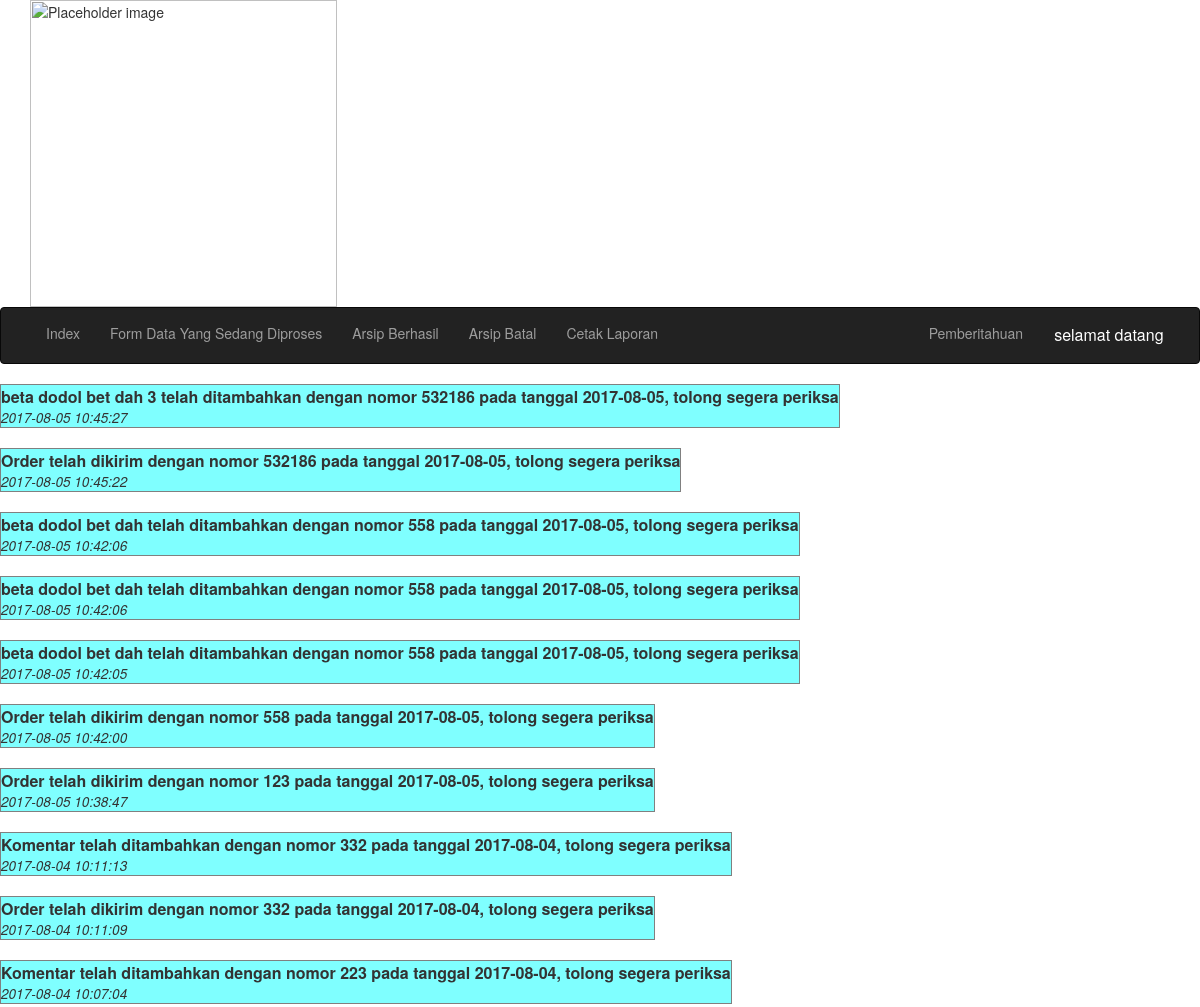
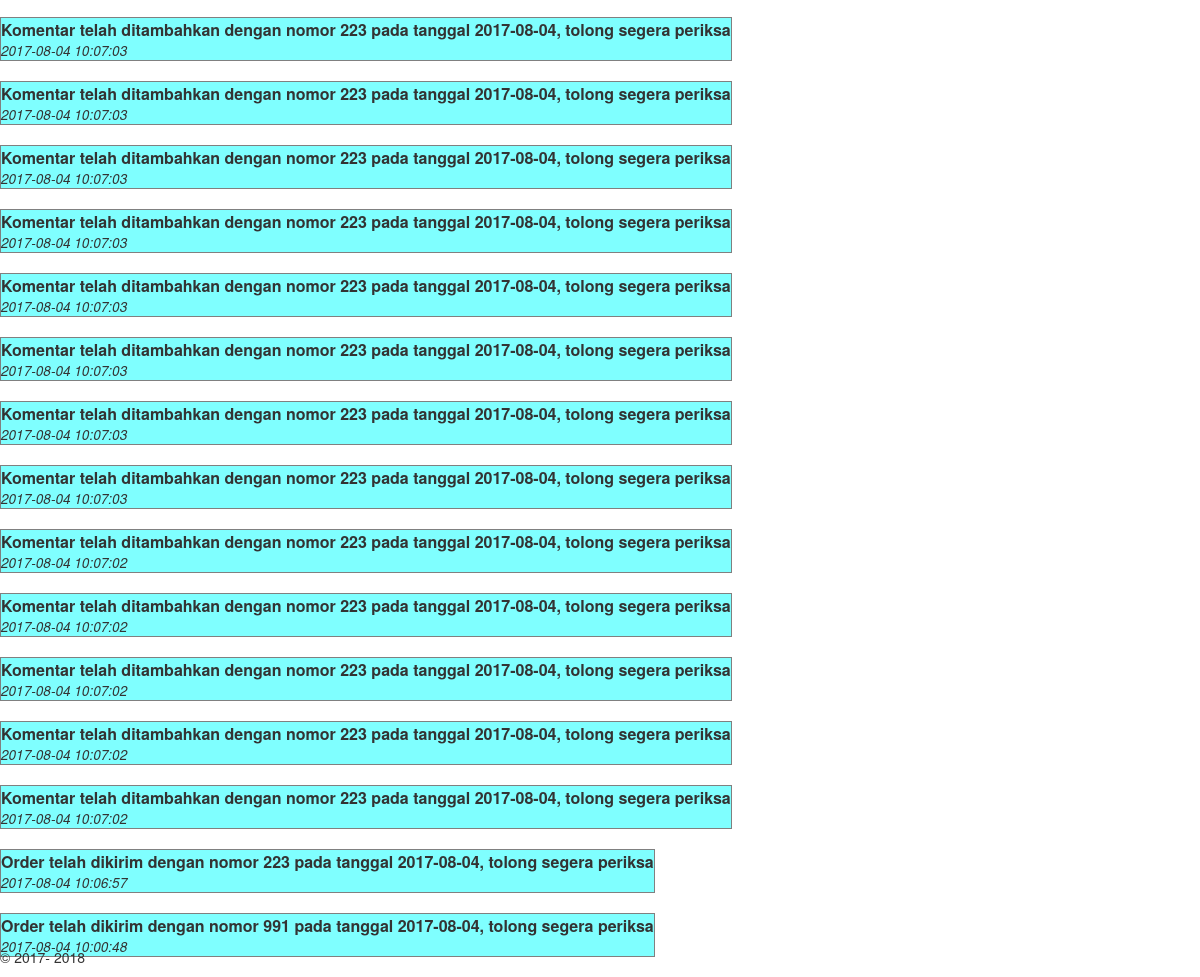
The page /Optimags/showall.php on the database its author committed (2 pictures, top to bottom).
### tables this page shows
CREATE TABLE `notif` (
  `no` int(11) NOT NULL AUTO_INCREMENT,
  `no_ccann` varchar(20) NOT NULL,
  `id` varchar(10) NOT NULL,
  `komentar` longtext NOT NULL,
  `waktu` timestamp NOT NULL DEFAULT CURRENT_TIMESTAMP ON UPDATE CURRENT_TIMESTAMP,
  `jenis` varchar(1) NOT NULL,
  `S_P` int(1) NOT NULL,
  `S_V` int(11) NOT NULL,
  `S_C` int(11) NOT NULL,
  PRIMARY KEY (`no`)
);

### Optimags/showall.php (the view, shortened to what this page needs)
<?php
$namamu = $_SESSION[ 'usernamel' ];
$namamu = ucwords( strtolower( $namamu ) );
?>
<html>
<head>
	<link rel="stylesheet" href="../css/bootstrap-3.3.7.css"/>
	<link href="../css/style.css" rel="stylesheet" type="text/css">
</head>
<body>
	<div class="container">
		<img src="../images/Logo-Telkom-Indonesia-transparent-background.png" alt="Placeholder image" width="307" class="img-responsive">
	</div>
	<nav class="navbar navbar-inverse">
		<div class="container-fluid">
			<div class="collapse navbar-collapse" id="inverseNavbar1">
			<ul class="nav navbar-nav">
				<li>
					<a href=Index.php>Index</a>
				</li>
				<li>
					<a href=Arsip.php>Form Data Yang Sedang Diproses</a>
				</li>
				<li>
					<a href=Arsipccan.php>Arsip Berhasil</a>
				</li>
				<li>
					<a href=Arsip_cancel.php>Arsip Batal</a>
				</li>
				<li>
					<a href=laporan_3.php>Cetak Laporan</a>
				</li>
			</ul>
			<ul class="nav navbar-nav navbar-right">
				<li class="dropdown">
					<a href="#" class="dropdown-toggle" data-toggle="dropdown"><span class="label label-pill label-danger count"></span>Pemberitahuan</a>
				</li>
				<div class="dropdown">
					<button class="dropbtn">selamat datang&nbsp;<?php echo $namamu; ?></button>
				</div>
			</ul>
		</div>
		</div>
	</nav>
	<?php
	$querys = "SELECT * FROM notif WHERE id != 'Optima Gs' ORDER BY waktu DESC, no_ccann DESC";
	$results = mysql_query( $querys );
	while ( $row = mysql_fetch_array( $results ) ) {
		echo'
		<a href="Detail.php?ni=' . $row[ "no_ccann" ] . '"  target="_blank">
		<Table rules="none" border="1" style="background-color: rgba(0,255,255, .5);">
		<tr>
		<Td>
		<strong> '. $row[ "komentar" ] .' </strong><br/>
		<small><em>' . $row[ "waktu" ] . '</em></small>
		</td>
		</tr>
		</table>
		</a>
		<br/>
		';
	}
	?>
	<footer>&copy; 2017-
		<?php echo date("Y");?>
	</footer>
</body>
</html>

### css/style.css (style rules this page uses)
body footer { position: fixed; left: 0px; bottom: 0px; height: 30px; width: 100%; }
.dropbtn { background-color: #222222; color: white; padding: 16px; font-size: 16px; border: none; cursor: pointer; }
.dropdown { position: relative; display: inline-block; }

### rows shown on the page
notif: komentar "beta dodol bet dah 3 telah ditambahkan dengan nomor 532186 pada tanggal 2017-08-05, tolong segera periksa", waktu "2017-08-05 10:45:27"
notif: komentar "Order telah dikirim dengan nomor 532186 pada tanggal 2017-08-05, tolong segera periksa", waktu "2017-08-05 10:45:22"
notif: komentar "beta dodol bet dah telah ditambahkan dengan nomor 558 pada tanggal 2017-08-05, tolong segera periksa", waktu "2017-08-05 10:42:06"
notif: komentar "beta dodol bet dah telah ditambahkan dengan nomor 558 pada tanggal 2017-08-05, tolong segera periksa", waktu "2017-08-05 10:42:06"
notif: komentar "beta dodol bet dah telah ditambahkan dengan nomor 558 pada tanggal 2017-08-05, tolong segera periksa", waktu "2017-08-05 10:42:05"
notif: komentar "Order telah dikirim dengan nomor 558 pada tanggal 2017-08-05, tolong segera periksa", waktu "2017-08-05 10:42:00"
notif: komentar "Order telah dikirim dengan nomor 123 pada tanggal 2017-08-05, tolong segera periksa", waktu "2017-08-05 10:38:47"
notif: komentar "Komentar telah ditambahkan dengan nomor 332 pada tanggal 2017-08-04, tolong segera periksa", waktu "2017-08-04 10:11:13"
notif: komentar "Order telah dikirim dengan nomor 332 pada tanggal 2017-08-04, tolong segera periksa", waktu "2017-08-04 10:11:09"
notif: komentar "Komentar telah ditambahkan dengan nomor 223 pada tanggal 2017-08-04, tolong segera periksa", waktu "2017-08-04 10:07:04"
notif: komentar "Komentar telah ditambahkan dengan nomor 223 pada tanggal 2017-08-04, tolong segera periksa", waktu "2017-08-04 10:07:03"
notif: komentar "Komentar telah ditambahkan dengan nomor 223 pada tanggal 2017-08-04, tolong segera periksa", waktu "2017-08-04 10:07:03"
notif: komentar "Komentar telah ditambahkan dengan nomor 223 pada tanggal 2017-08-04, tolong segera periksa", waktu "2017-08-04 10:07:03"
notif: komentar "Komentar telah ditambahkan dengan nomor 223 pada tanggal 2017-08-04, tolong segera periksa", waktu "2017-08-04 10:07:03"
notif: komentar "Komentar telah ditambahkan dengan nomor 223 pada tanggal 2017-08-04, tolong segera periksa", waktu "2017-08-04 10:07:03"
notif: komentar "Komentar telah ditambahkan dengan nomor 223 pada tanggal 2017-08-04, tolong segera periksa", waktu "2017-08-04 10:07:03"
notif: komentar "Komentar telah ditambahkan dengan nomor 223 pada tanggal 2017-08-04, tolong segera periksa", waktu "2017-08-04 10:07:03"
notif: komentar "Komentar telah ditambahkan dengan nomor 223 pada tanggal 2017-08-04, tolong segera periksa", waktu "2017-08-04 10:07:03"
notif: komentar "Komentar telah ditambahkan dengan nomor 223 pada tanggal 2017-08-04, tolong segera periksa", waktu "2017-08-04 10:07:02"
notif: komentar "Komentar telah ditambahkan dengan nomor 223 pada tanggal 2017-08-04, tolong segera periksa", waktu "2017-08-04 10:07:02"
notif: komentar "Komentar telah ditambahkan dengan nomor 223 pada tanggal 2017-08-04, tolong segera periksa", waktu "2017-08-04 10:07:02"
notif: komentar "Komentar telah ditambahkan dengan nomor 223 pada tanggal 2017-08-04, tolong segera periksa", waktu "2017-08-04 10:07:02"
notif: komentar "Komentar telah ditambahkan dengan nomor 223 pada tanggal 2017-08-04, tolong segera periksa", waktu "2017-08-04 10:07:02"
notif: komentar "Order telah dikirim dengan nomor 223 pada tanggal 2017-08-04, tolong segera periksa", waktu "2017-08-04 10:06:57"
notif: komentar "Order telah dikirim dengan nomor 991 pada tanggal 2017-08-04, tolong segera periksa", waktu "2017-08-04 10:00:48"
